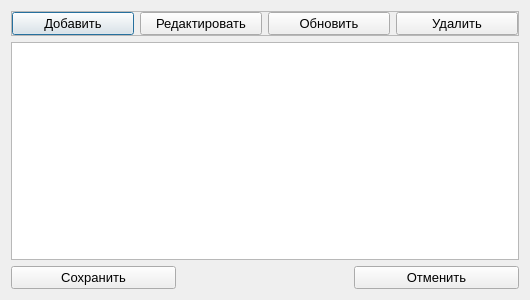
<?xml version="1.0" encoding="UTF-8"?>
<ui version="4.0">
 <class>Lic_doc_types</class>
 <widget class="QDialog" name="Lic_doc_types">
  <property name="geometry">
   <rect>
    <x>0</x>
    <y>0</y>
    <width>530</width>
    <height>300</height>
   </rect>
  </property>
  <property name="font">
   <font>
    <pointsize>10</pointsize>
   </font>
  </property>
  <property name="windowTitle">
   <string>Типы документов</string>
  </property>
  <layout class="QGridLayout" name="gridLayout">
   <item row="0" column="0" colspan="3">
    <widget class="QFrame" name="frame">
     <property name="font">
      <font>
       <pointsize>10</pointsize>
      </font>
     </property>
     <property name="frameShape">
      <enum>QFrame::StyledPanel</enum>
     </property>
     <property name="frameShadow">
      <enum>QFrame::Raised</enum>
     </property>
     <layout class="QGridLayout" name="gridLayout_2">
      <property name="leftMargin">
       <number>0</number>
      </property>
      <property name="topMargin">
       <number>0</number>
      </property>
      <property name="rightMargin">
       <number>0</number>
      </property>
      <property name="bottomMargin">
       <number>0</number>
      </property>
      <property name="verticalSpacing">
       <number>0</number>
      </property>
      <item row="0" column="0">
       <widget class="QPushButton" name="pushButton_add">
        <property name="font">
         <font>
          <pointsize>10</pointsize>
         </font>
        </property>
        <property name="text">
         <string>Добавить</string>
        </property>
        <property name="icon">
         <iconset resource="../resourses.qrc">
          <normaloff>:/img/img/add.png</normaloff>:/img/img/add.png</iconset>
        </property>
       </widget>
      </item>
      <item row="0" column="2">
       <widget class="QPushButton" name="pushButton_update">
        <property name="font">
         <font>
          <pointsize>10</pointsize>
         </font>
        </property>
        <property name="text">
         <string>Обновить</string>
        </property>
        <property name="icon">
         <iconset resource="../resourses.qrc">
          <normaloff>:/img/img/refresh.png</normaloff>:/img/img/refresh.png</iconset>
        </property>
       </widget>
      </item>
      <item row="0" column="5">
       <widget class="QPushButton" name="pushButton_del">
        <property name="font">
         <font>
          <pointsize>10</pointsize>
         </font>
        </property>
        <property name="text">
         <string>Удалить</string>
        </property>
        <property name="icon">
         <iconset resource="../resourses.qrc">
          <normaloff>:/img/img/delete.png</normaloff>:/img/img/delete.png</iconset>
        </property>
       </widget>
      </item>
      <item row="0" column="1">
       <widget class="QPushButton" name="pushButton_edit">
        <property name="font">
         <font>
          <pointsize>10</pointsize>
         </font>
        </property>
        <property name="text">
         <string>Редактировать</string>
        </property>
        <property name="icon">
         <iconset resource="../resourses.qrc">
          <normaloff>:/img/img/edit.png</normaloff>:/img/img/edit.png</iconset>
        </property>
       </widget>
      </item>
     </layout>
    </widget>
   </item>
   <item row="3" column="0">
    <widget class="QPushButton" name="pushButton_save">
     <property name="font">
      <font>
       <pointsize>10</pointsize>
      </font>
     </property>
     <property name="text">
      <string>Сохранить</string>
     </property>
     <property name="icon">
      <iconset resource="../resourses.qrc">
       <normaloff>:/img/img/save.png</normaloff>:/img/img/save.png</iconset>
     </property>
    </widget>
   </item>
   <item row="3" column="2">
    <widget class="QPushButton" name="pushButton_cancel">
     <property name="font">
      <font>
       <pointsize>10</pointsize>
      </font>
     </property>
     <property name="text">
      <string>Отменить</string>
     </property>
     <property name="icon">
      <iconset resource="../resourses.qrc">
       <normaloff>:/img/img/cancel.png</normaloff>:/img/img/cancel.png</iconset>
     </property>
    </widget>
   </item>
   <item row="1" column="0" colspan="3">
    <widget class="QTableView" name="tableView">
     <property name="font">
      <font>
       <pointsize>10</pointsize>
      </font>
     </property>
     <property name="alternatingRowColors">
      <bool>true</bool>
     </property>
    </widget>
   </item>
   <item row="3" column="1">
    <spacer name="horizontalSpacer">
     <property name="orientation">
      <enum>Qt::Horizontal</enum>
     </property>
     <property name="sizeType">
      <enum>QSizePolicy::Preferred</enum>
     </property>
     <property name="sizeHint" stdset="0">
      <size>
       <width>40</width>
       <height>20</height>
      </size>
     </property>
    </spacer>
   </item>
  </layout>
 </widget>
 <resources>
  <include location="../resourses.qrc"/>
 </resources>
 <connections/>
</ui>
